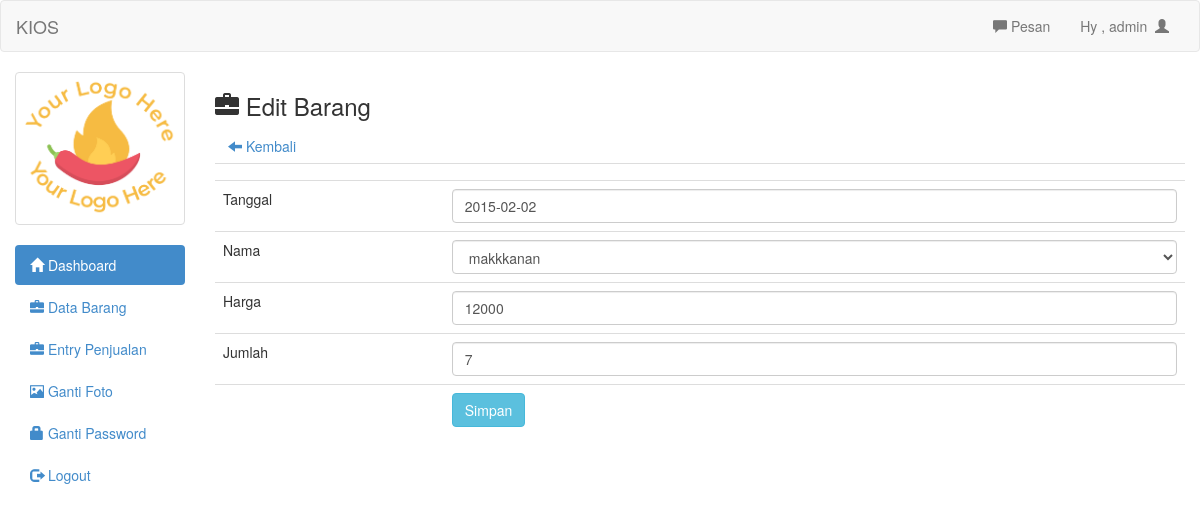
Screenshot of /admin/edit_laku.php?id=47 (signed in) with the database file from the repository.
### tables this page shows
CREATE TABLE IF NOT EXISTS `barang_laku` (
  `id` int(11) NOT NULL AUTO_INCREMENT,
  `tanggal` date NOT NULL,
  `nama` text NOT NULL,
  `jumlah` int(11) NOT NULL,
  `harga` int(11) NOT NULL,
  `total_harga` int(20) NOT NULL,
  `laba` int(11) NOT NULL,
  PRIMARY KEY (`id`)
);

CREATE TABLE IF NOT EXISTS `barang` (
  `id` int(11) NOT NULL AUTO_INCREMENT,
  `nama` text NOT NULL,
  `jenis` text NOT NULL,
  `suplier` text NOT NULL,
  `modal` int(11) NOT NULL,
  `harga` int(11) NOT NULL,
  `jumlah` int(11) NOT NULL,
  `sisa` int(11) NOT NULL,
  PRIMARY KEY (`id`)
);

### admin/edit_laku.php (the view, shortened to what this page needs)
<?php
include 'header.php';
?>
<h3><span class="glyphicon glyphicon-briefcase"></span> Edit Barang</h3>
<a class="btn" href="barang_laku.php"><span class="glyphicon glyphicon-arrow-left"></span> Kembali</a>
<?php
$id_brg = mysqli_real_escape_string($conn, $_GET['id']);
$det = mysqli_query($conn, "select * from barang_laku where id='$id_brg'") or die(mysqli_error($conn));
while ($d = mysqli_fetch_array($det)) {
?>
	<form action="update_laku.php" method="post">
		<table class="table">
			<tr>
				<td></td>
				<td><input type="hidden" name="id" value="<?php echo $d['id'] ?>"></td>
			</tr>
			<tr>
				<td>Tanggal</td>
				<td><input name="tgl" type="text" class="form-control" id="tgl" autocomplete="off" value="<?php echo $d['tanggal'] ?>"></td>
			</tr>
			<tr>
				<td>Nama</td>
				<td>
					<select class="form-control" name="nama">
						<?php
						$brg = mysqli_query($conn, "select * from barang");
						while ($b = mysqli_fetch_array($brg)) {
						?>
							<option <?php if ($d['nama'] == $b['nama']) {
										echo "selected";
									} ?> value="<?php echo $b['nama']; ?>"><?php echo $b['nama'] ?></option>
						<?php
						}
						?>
					</select>
				</td>
			</tr>
			<tr>
				<td>Harga</td>
				<td><input type="text" class="form-control" name="harga" value="<?php echo $d['harga'] ?>"></td>
			</tr>
			<tr>
				<td>Jumlah</td>
				<td><input type="text" class="form-control" name="jumlah" value="<?php echo $d['jumlah'] ?>"></td>
			</tr>
			<tr>
				<td></td>
				<td><input type="submit" class="btn btn-info" value="Simpan"></td>
			</tr>
		</table>
	</form>
<?php
}
?>
<?php
include 'footer.php';
?>

### admin/header.php (shortened to what this page needs)
<!DOCTYPE html>
<html>
<head>
	<?php
	include 'config.php';
	?>
	<link rel="stylesheet" type="text/css" href="../assets/css/bootstrap.css">
	<link rel="stylesheet" type="text/css" href="../assets/js/jquery-ui/jquery-ui.css">
</head>
<body>
	<div class="navbar navbar-default">
		<div class="container-fluid">
			<div class="navbar-header">
				<a href="#" class="navbar-brand">KIOS</a>
			</div>
			<div class="collapse navbar-collapse">
				<ul class="nav navbar-nav navbar-right">
					<li><a id="pesan_sedia" href="#" data-toggle="modal" data-target="#modalpesan"><span class='glyphicon glyphicon-comment'></span> Pesan</a></li>
					<li><a class="dropdown-toggle" data-toggle="dropdown" role="button" href="#">Hy , <?php echo $_SESSION['uname']  ?>&nbsp&nbsp<span class="glyphicon glyphicon-user"></span></a></li>
				</ul>
			</div>
		</div>
	</div>
	<div class="col-md-2">
		<div class="row">
			<?php
			$use = $_SESSION['uname'];
			$fo = mysqli_query($conn, "select foto from admin where uname='$use'");
			while ($f = mysqli_fetch_array($fo)) {
			?>
				<div class="col-xs-6 col-md-12">
					<a class="thumbnail">
						<img class="img-responsive" src="foto/text.png">
					</a>
				</div>
			<?php
			}
			?>
		</div>
		<ul class="nav nav-pills nav-stacked">
			<li class="active"><a href="index.php"><span class="glyphicon glyphicon-home"></span> Dashboard</a></li>
			<li><a href="barang.php"><span class="glyphicon glyphicon-briefcase"></span> Data Barang</a></li>
			<li><a href="barang_laku.php"><span class="glyphicon glyphicon-briefcase"></span> Entry Penjualan</a></li>
			<li><a href="ganti_foto.php"><span class="glyphicon glyphicon-picture"></span> Ganti Foto</a></li>
			<li><a href="ganti_pass.php"><span class="glyphicon glyphicon-lock"></span> Ganti Password</a></li>
			<li><a href="logout.php"><span class="glyphicon glyphicon-log-out"></span> Logout</a></li>
		</ul>
	</div>
	<div class="col-md-10">

### rows the page displays
barang_laku: tgl "2015-02-02", nama "makkkanan", harga "12000", jumlah "7"

### other values shown
$_SESSION['uname'] "admin"
